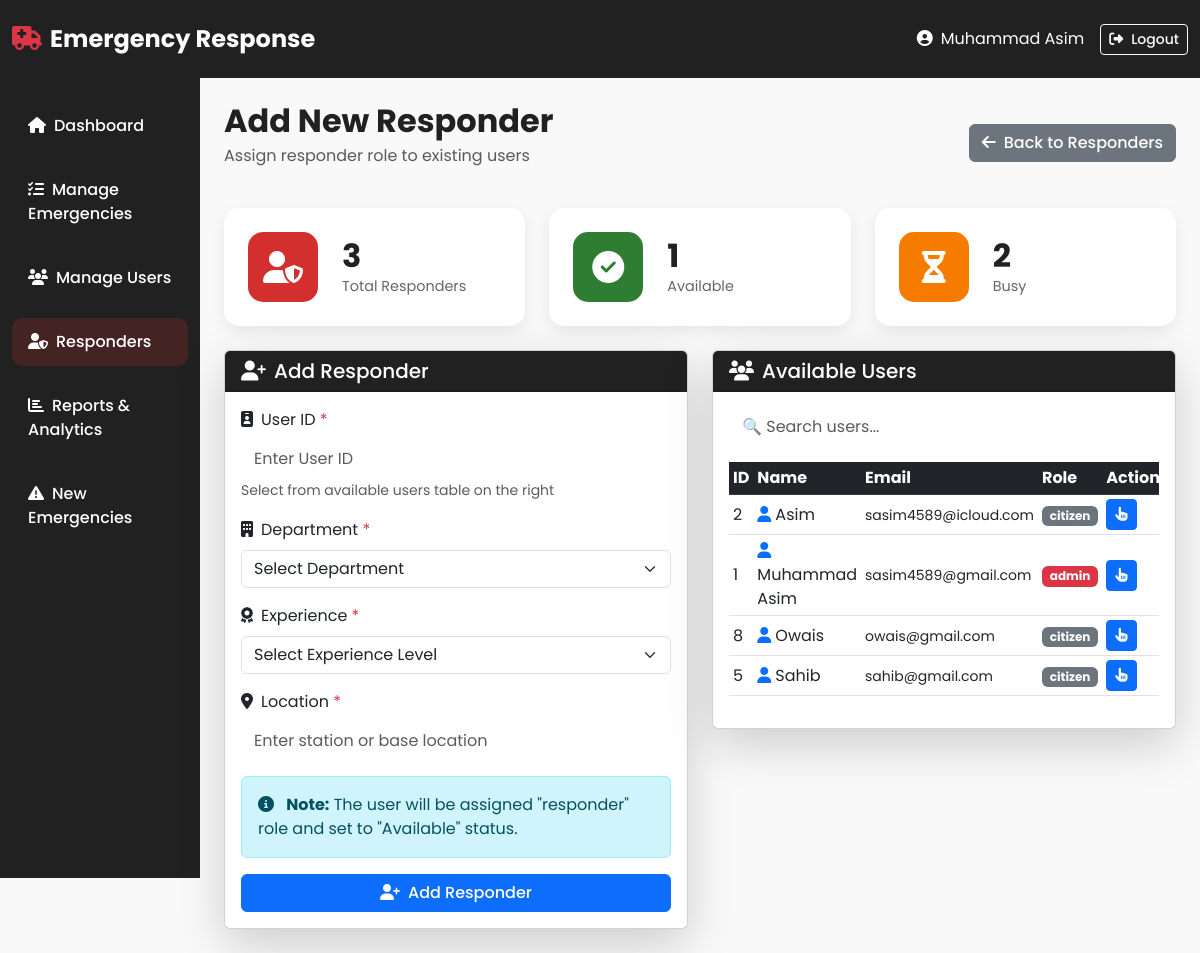
The app's page /admin/add_responder.php (signed in) with its own data.
### tables this page shows
CREATE TABLE `users` (
  `Id` int(11) NOT NULL,
  `Name` varchar(100) NOT NULL,
  `Email` varchar(100) NOT NULL,
  `Pass` varchar(255) NOT NULL,
  `Role` varchar(50) NOT NULL DEFAULT 'citizen',
  `Phone` varchar(20) NOT NULL,
  `Address` varchar(100) DEFAULT NULL,
  `Join_Date` date DEFAULT curdate()
);

### admin/add_responder.php (the view, shortened to what this page needs)
<?php
include '../include/db.php';
$total_responders = mysqli_num_rows(mysqli_query($conn, "SELECT * FROM responders"));
$available_responders = mysqli_num_rows(mysqli_query($conn, "SELECT * FROM responders WHERE Responder_Status = 'Available'"));
$busy_responders = mysqli_num_rows(mysqli_query($conn, "SELECT * FROM responders WHERE Responder_Status = 'Busy'"));
$users_sql = "SELECT users.Id, users.Name, users.Email, users.Role
              FROM users
              WHERE users.Id NOT IN (SELECT User_Id FROM responders)
              ORDER BY users.Name ASC";
$users_result = mysqli_query($conn, $users_sql);
?>
<!DOCTYPE html>
<html lang="en">
<head>
  <link href="https://cdn.jsdelivr.net/npm/bootstrap@5.3.0/dist/css/bootstrap.min.css" rel="stylesheet">
  <link rel="stylesheet" href="https://cdnjs.cloudflare.com/ajax/libs/font-awesome/6.4.0/css/all.min.css">
  <link rel="stylesheet" href="style.css">
</head>
<body>
  <nav class="navbar navbar-expand-lg navbar-dark bg-dark-custom">
    <div class="container-fluid">
      <a class="navbar-brand fw-bold" href="#">
        <i class="fas fa-ambulance text-danger me-2"></i>Emergency Response
      </a>
      <div class="d-flex align-items-center">
        <span class="text-white me-3">
          <i class="fas fa-user-circle me-2"></i><?php echo htmlspecialchars($_SESSION['user_name']); ?>
        </span>
        <a href="../logout.php" class="btn btn-outline-light btn-sm">
          <i class="fas fa-sign-out-alt me-2"></i>Logout
        </a>
      </div>
    </div>
  </nav>
  <div class="container-fluid">
    <div class="row">
      <nav class="col-md-3 col-lg-2 bg-dark-custom sidebar vh-100 position-fixed pt-4">
        <ul class="nav flex-column">
          <li class="nav-item mb-2"><a class="nav-link text-white" href="admin_dashboard.php"><i class="fas fa-home me-2"></i>Dashboard</a></li>
          <li class="nav-item mb-2"><a class="nav-link text-white" href="manage-emergencies.php"><i class="fas fa-tasks me-2"></i>Manage Emergencies</a></li>
          <li class="nav-item mb-2"><a class="nav-link text-white" href="manage_users.php"><i class="fas fa-users me-2"></i>Manage Users</a></li>
          <li class="nav-item mb-2"><a class="nav-link active text-white" href="responders.php"><i class="fas fa-user-shield me-2"></i>Responders</a></li>
          <li class="nav-item mb-2"><a class="nav-link text-white" href="reports_analytics.php"><i class="fas fa-chart-bar me-2"></i>Reports & Analytics</a></li>
          <li class="nav-item mb-2"><a class="nav-link text-white" href="new_emergency.php"><i class="fas fa-exclamation-triangle me-2"></i>New Emergencies</a></li>
        </ul>
      </nav>
      <main class="col-md-9 col-lg-10 ms-auto px-4 py-4">
        <div class="d-flex justify-content-between align-items-center mb-4">
          <div>
            <h2 class="fw-bold mb-1">Add New Responder</h2>
            <p class="text-muted">Assign responder role to existing users</p>
          </div>
          <a href="responders.php" class="btn btn-secondary">
            <i class="fas fa-arrow-left me-2"></i>Back to Responders
          </a>
        </div>
        <div class="row g-4 mb-4">
          <div class="col-md-4" data-aos="fade-up" data-aos-delay="100">
            <div class="stat-card total-emergencies">
              <div class="stat-icon">
                <i class="fas fa-user-shield"></i>
              </div>
              <div class="stat-content">
                <h3 class="stat-number"><?php echo $total_responders; ?></h3>
                <p class="stat-label">Total Responders</p>
              </div>
            </div>
          </div>
          <div class="col-md-4" data-aos="fade-up" data-aos-delay="200">
            <div class="stat-card resolved">
              <div class="stat-icon">
                <i class="fas fa-check-circle"></i>
              </div>
              <div class="stat-content">
                <h3 class="stat-number"><?php echo $available_responders; ?></h3>
                <p class="stat-label">Available</p>
              </div>
            </div>
          </div>
          <div class="col-md-4" data-aos="fade-up" data-aos-delay="300">
            <div class="stat-card pending">
              <div class="stat-icon">
                <i class="fas fa-hourglass-half"></i>
              </div>
              <div class="stat-content">
                <h3 class="stat-number"><?php echo $busy_responders; ?></h3>
                <p class="stat-label">Busy</p>
              </div>
            </div>
          </div>
        </div>
        <div class="row">
          <div class="col-md-6">
            <div class="card shadow-lg">
              <div class="card-header bg-dark-custom text-white">
                <h5 class="mb-0"><i class="fas fa-user-plus me-2"></i>Add Responder</h5>
              </div>
              <div class="card-body">
                <form method="POST" id="responderForm">
                  <div class="mb-3">
                    <label class="form-label"><i class="fas fa-id-badge me-2"></i>User ID <span class="text-danger">*</span></label>
                    <input type="number" class="form-control text-dark" name="user_id" id="user_id" placeholder="Enter User ID" required>
                    <small class="text-muted">Select from available users table on the right</small>
                  </div>
                  <div class="mb-3">
                    <label class="form-label"><i class="fas fa-building me-2"></i>Department <span class="text-danger">*</span></label>
                    <select class="form-select" name="department" required>
                      <option value="">Select Department</option>
                    </select>
                  </div>
                  <div class="mb-3">
                    <label class="form-label"><i class="fas fa-award me-2"></i>Experience <span class="text-danger">*</span></label>
                    <select class="form-select" name="experience" required>
                      <option value="">Select Experience Level</option>
                    </select>
                  </div>
                  <div class="mb-3">
                    <label class="form-label"><i class="fas fa-map-marker-alt me-2"></i>Location <span class="text-danger">*</span></label>
                    <input type="text" class="form-control text-dark" name="location" placeholder="Enter station or base location" required>
                  </div>
                  <div class="alert alert-info">
                    <i class="fas fa-info-circle me-2"></i>
                    <strong>Note:</strong> The user will be assigned "responder" role and set to "Available" status.
                  </div>
                  <button type="submit" name="add_responder" class="btn btn-primary w-100">
                    <i class="fas fa-user-plus me-2"></i>Add Responder
                  </button>
                </form>
              </div>
            </div>
          </div>
          <div class="col-md-6">
            <div class="card shadow-lg">
              <div class="card-header bg-dark-custom text-white">
                <h5 class="mb-0"><i class="fas fa-users me-2"></i>Available Users</h5>
              </div>
              <div class="card-body">
                <div class="mb-3">
                  <input type="text" class="form-control" id="searchUser" placeholder="🔍 Search users...">
                </div>
                <div class="table-responsive" style="max-height: 400px; overflow-y: auto;">
                  <table class="table table-hover table-sm align-middle" id="usersTable">
                    <thead class="table-dark sticky-top">
                      <tr>
                        <th>ID</th>
                        <th>Name</th>
                        <th>Email</th>
                        <th>Role</th>
                        <th>Action</th>
                      </tr>
                    </thead>
                    <tbody>
                      <?php
                      if(mysqli_num_rows($users_result) > 0){
                          while($row = mysqli_fetch_assoc($users_result)){
                              $roleClass = $row['Role'] == 'admin' ? 'bg-danger' : 'bg-secondary';
                              echo "<tr>
                                      <td>{$row['Id']}</td>
                                      <td><i class='fas fa-user text-primary me-1'></i>{$row['Name']}</td>
                                      <td><small>{$row['Email']}</small></td>
                                      <td><span class='badge {$roleClass}'>{$row['Role']}</span></td>
                                      <td>
                                        <button class='btn btn-sm btn-primary' onclick='selectUser({$row['Id']})'>
                                          <i class='fas fa-hand-pointer'></i>
                                        </button>
                                      </td>
                                  </tr>";
                          }
                      } else {
                          echo "<tr><td colspan='5' class='text-center text-muted'>All users are already responders</td></tr>";
                      }
                      ?>
                    </tbody>
                  </table>
                </div>
              </div>
            </div>
          </div>
        </div>
      </main>
    </div>
  </div>
</body>
</html>

### admin/style.css (style rules this page uses)
:root { --primary-red: #D32F2F; --primary-dark: #212121; --primary-white: #F9F9F9; --primary-blue: #1976D2; --success-green: #2E7D32; --warning-orange: #F57C00; --danger-red: #C62828; }
* { margin: 0; padding: 0; box-sizing: border-box; }
body { font-family: 'Poppins', sans-serif; color: var(--primary-dark); background: var(--primary-white); }
.bg-dark-custom { background-color: var(--primary-dark) !important; }
.navbar { padding: 1rem 0; transition: all 0.3s ease; position: sticky; top: 0; z-index: 1000; }
.navbar-brand { font-size: 1.5rem; font-weight: 700; }
.nav-link { transition: all 0.3s ease; font-weight: 500; }
.form-control { border-color: rgba(255, 255, 255, 0.2) !important; }
.stat-card { background: white; border-radius: 15px; padding: 1.5rem; display: flex; align-items: center; gap: 1.5rem; box-shadow: 0 5px 15px rgba(0, 0, 0, 0.08); transition: all 0.3s ease; }
.stat-icon { width: 70px; height: 70px; border-radius: 15px; display: flex; align-items: center; justify-content: center; font-size: 2rem; color: white; }
.total-emergencies .stat-icon { background: var(--primary-red); }
.resolved .stat-icon { background: var(--success-green); }
.pending .stat-icon { background: var(--warning-orange); }
.stat-content { flex: 1; }
.stat-number { font-size: 2rem; font-weight: 700; margin-bottom: 0; }
.stat-label { color: #666; font-size: 0.9rem; margin-bottom: 0; }
.sidebar { padding-top: 2rem; background: var(--primary-dark); }
.sidebar .nav-link { padding: 0.75rem 1rem; border-radius: 10px; margin-bottom: 0.5rem; color: rgba(255, 255, 255, 0.7); transition: all 0.3s ease; }
.sidebar .nav-link:hover, .sidebar .nav-link.active { background: rgba(211, 47, 47, 0.2); color: white; }
.btn { transition: all 0.3s ease; font-weight: 500; }
.card { transition: all 0.3s ease; }
html { scroll-behavior: smooth; }

### records on screen
users: Id "2", Name "Asim", Email "sasim4589@icloud.com", Role "citizen"
users: Id "1", Name "Muhammad Asim", Email "sasim4589@gmail.com", Role "admin"
users: Id "8", Name "Owais", Email "owais@gmail.com", Role "citizen"
users: Id "5", Name "Sahib", Email "sahib@gmail.com", Role "citizen"

### other values on screen
$_SESSION['user_name'] "Muhammad Asim"
$total_responders "3"
$available_responders "1"
$busy_responders "2"
